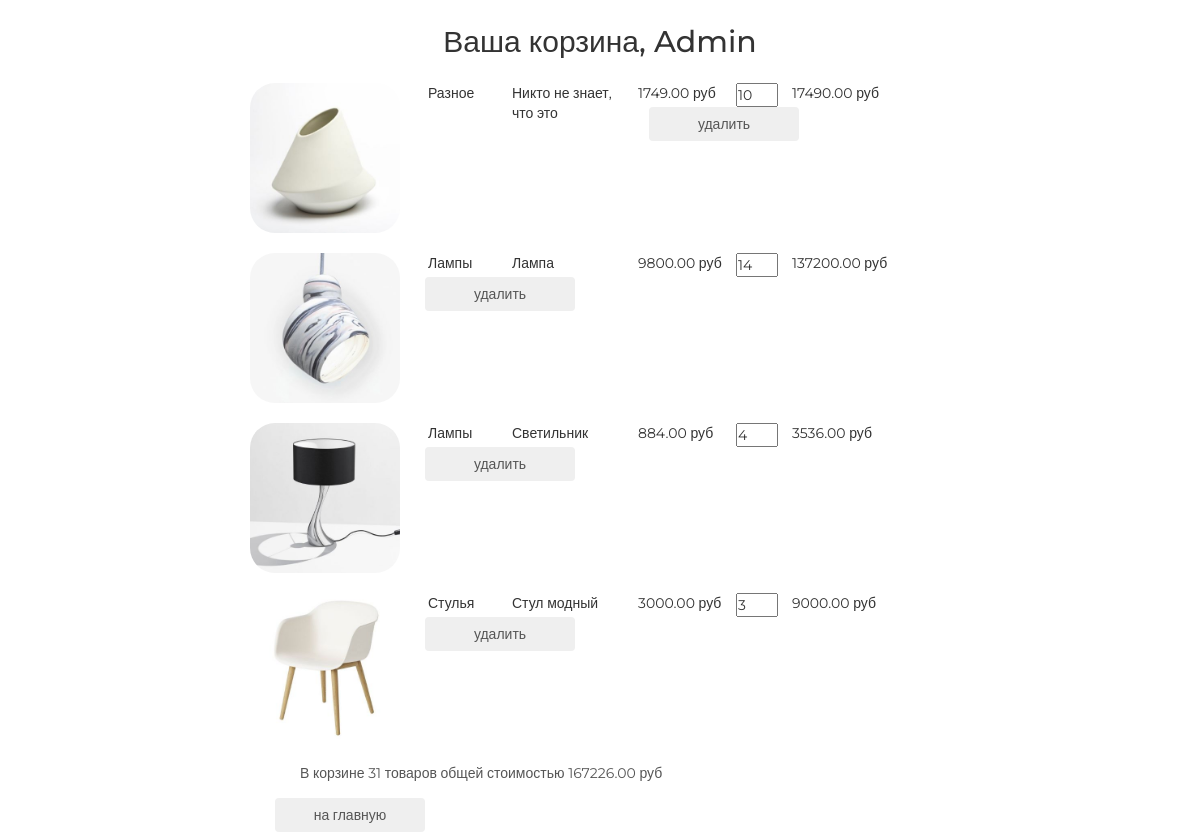
Page /basket/ (signed in) on the committed database.
### authapp/models.py (models this page shows)
class ShopUser(AbstractUser):
    avatar = models.ImageField(upload_to="users_avatars", verbose_name="Аватар пользователя", blank=True)
    country = models.TextField(max_length=32, verbose_name="Страна", blank=True)
    age = models.PositiveSmallIntegerField(verbose_name="Возраст")

### basketapp/models.py (models this page shows, shortened)
class Basket(models.Model):
    user = models.ForeignKey(settings.AUTH_USER_MODEL, on_delete=models.CASCADE, related_name="basket")
    product = models.ForeignKey(Product, on_delete=models.CASCADE)
    quantity = models.PositiveIntegerField(verbose_name="количество", default=0)
    add_date = models.DateTimeField(auto_now_add=True, verbose_name="время добавления")
    @property
    def price(self):
        return self.product.price * self.quantity
    @property
    def total_price(self):
        return sum(map(lambda p: p.price, Basket.objects.filter(user=self.user)))
    @property
    def total_quantity(self):
        return sum(map(lambda p: p.quantity, Basket.objects.filter(user=self.user)))

### mainapp/models.py (models this page shows, shortened)
class Product(models.Model):
    category = models.ForeignKey(ProductCategory, on_delete=models.CASCADE)
    name = models.CharField(max_length=64, verbose_name="Имя товара")
    short_desc = models.CharField(max_length=256, blank=True, verbose_name="Краткое описание товара")
    description = models.TextField(blank=True, verbose_name="Описание товара")
    image = models.ImageField(upload_to="products_previews", blank=True, verbose_name="Картинка товара")
    price = models.DecimalField(max_digits=8, decimal_places=2, verbose_name="Цена товара")
    quantity = models.PositiveSmallIntegerField(default=0, verbose_name="Количество на складе")
    is_active = models.BooleanField(verbose_name="Активно", default=True)

class ProductCategory(models.Model):
    name = models.CharField(max_length=32, unique=True, verbose_name="Название категории")
    description = models.TextField(blank=True, verbose_name="Описание категории")
    is_active = models.BooleanField(verbose_name="Активно", default=True)

### basketapp/views.py (the view)
# urls.py: path('', views.view, name='view'),
@login_required
def view(request):
    context = {
        "title": 'корзина',
        "items": Basket.objects.filter(user=request.user).order_by('product__category')
    }
    return render(request, 'basketapp/basket.html', context=context)

### basketapp/templates/basketapp/basket.html
{% extends 'basketapp/base.html' %}
{% load static %}
{% block content %}
  <div class="basket_list">
    {% include 'basketapp/includes/inc_basket_list.html' %}
  </div>
{% endblock %}

### basketapp/templates/basketapp/base.html (shortened to what this page needs)
<!DOCTYPE html>
{% load static %}
<html>
<head>
  {% block css %}
    <link rel="stylesheet" href="{% static 'css/bootstrap.min.css' %}">
    <link rel="stylesheet" href="{% static 'css/style.css' %}">
    <link rel="stylesheet" href="{% static 'fonts/font-awesome/css/font-awesome.css' %}">
  {% endblock %}
</head>
<body>
  <div class="basket_container">
    <div class="h2 text-center head">Ваша корзина, {{ user.first_name|title|default:"Пользователь" }}</div>
    {% block content %}
    {% endblock %}
  </div>
</body>
</html>

### basketapp/templates/basketapp/includes/inc_basket_list.html
{% for item in items %}
<div class="basket_record">
  <img src="/media/{{ item.product.image }}"
       alt="{{ item.product.short_desc }}">
  <span class="category_name">{{ item.product.category.name }}</span>
  <span class="product_name">{{ item.product.name }}</span>
  <span class="product_price">{{ item.product.price }}&nbspруб</span>
  <input type="number" name="{{ item.pk }}" min="0" value="{{ item.quantity }}">
  <span class="product_cost">{{ item.price }}&nbspруб</span>
  <button class="btn btn-round">
    <a href="{% url 'basket:remove' item.pk %}" class="">удалить</a>
  </button>
</div>
{% endfor %}
{% if items %}
<div class="basket_summary">В корзине {{ items.0.total_quantity }} товаров общей стоимостью
    {{ items.0.total_price }}&nbsp;руб
</div>
{% endif %}
<button class="btn btn-round"><a href="{% url 'home' %}">на главную</a></button>

### static/css/style.css (style rules this page uses)
* { margin: 0; padding: 0; }
body { font-family: 'Montserrat', sans-serif; }
html, body { height: 100%; }
.basket_container { margin: 25px auto; width: 700px; }
.basket_list input[type="number"] { width: 3em; position: relative; display: block; float: left; }
.basket_list span.category_name { margin-left: 2em; width: 5em; position: relative; display: block; float: left; }
.basket_list span.product_name { margin-left: 1em; width: 8em; position: relative; display: block; float: left; }
.basket_list span.product_price { margin-left: 1em; width: 7em; position: relative; display: block; float: left; }
.basket_list span.product_cost { margin-left: 1em; width: 7em; position: relative; display: block; float: left; }
.basket_list .basket_record { position: relative; display: block; height: 170px; float: none; }
.basket_container .head { margin: 25px auto; }
.basket_container button { margin-left: 25px; width: 150px; display: block; float: left; }
.basket_container button a { text-decoration: none; color: #555; }
.basket_container img { display: block; float: left; width: 150px; border-radius: 25px; }
.basket_container .basket_summary { display: block; margin-left: 50px; margin-bottom: 15px; color: #555; }

### rows in the picture
ShopUser: first_name "Admin"
Basket: product.image (picture), product.category.name "Разное", product.name "Никто не знает, что это", product.price "1749.00", quantity "10", price "17490.00", user+quantity "31", user+product+quantity "167226.00"
Basket: product.image (picture), product.category.name "Лампы", product.name "Лампа", product.price "9800.00", quantity "14", price "137200.00"
Basket: product.image (picture), product.category.name "Лампы", product.name "Светильник", product.price "884.00", quantity "4", price "3536.00"
Basket: product.image (picture), product.category.name "Стулья", product.name "Стул модный", product.price "3000.00", quantity "3", price "9000.00"
